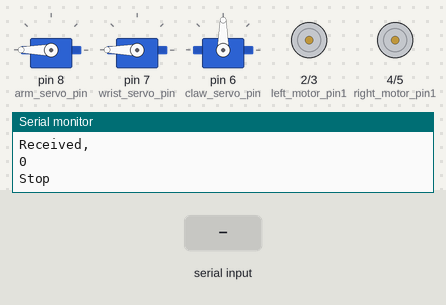
A sketch run on a simulated Arduino Uno, built with avr-gcc and run on an emulated ATmega328P. Parts: 3 × servo, motor-driver pin pairs drawn as motors (green arrow = first pin HIGH = forward, orange = second pin HIGH = backward, longer = more drive), the last lines printed to the serial monitor. The inputs (shaded band) are chosen by the test bench.

Above: at 3.2 s.
3.3 s: "1\n" received over Serial
At 3.7 s:
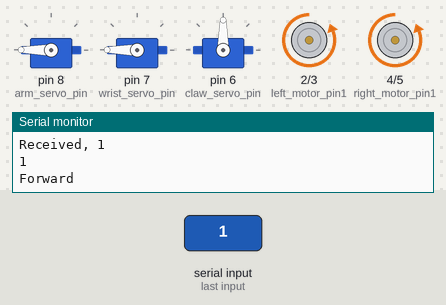
5.8 s: "2\n" received over Serial
At 6.6 s:
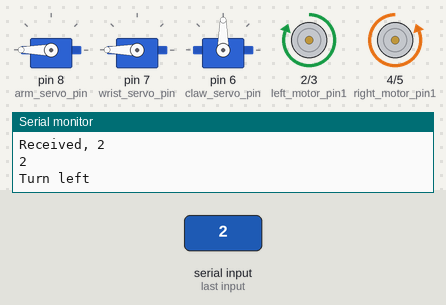
8.3 s: "3\n" received over Serial
At 8.7 s:
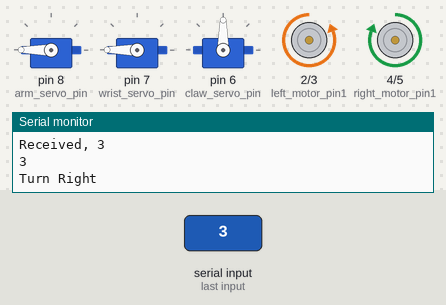
10.8 s: "4\n" received over Serial
At 11.6 s:
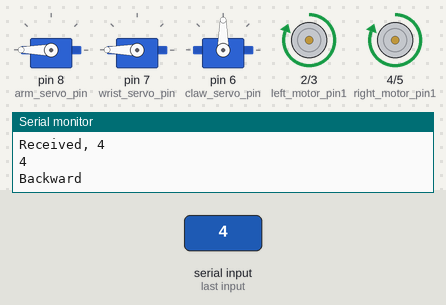
Timing chart, 0 to 13.8 s (numbered marks = the images above; inputs shaded):
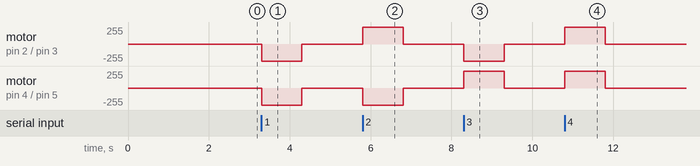

The sketch:

robot_code.ino
```cpp
/* Search and Rescue Robot Arduino code
 *
 *  commands,
 *  1 forward, 2 left, 3 right, 4 backward
 *
 *  author: ashraf minhaj
 *  mail  : ashraf_minhaj@yahoo.com
*/

#include<Servo.h>

// declare motor control pins
int left_motor_pin1  = 2;
int left_motor_pin2  = 3;
int right_motor_pin1 = 4;
int right_motor_pin2 = 5;

int arm_servo_pin   = 8;
int wrist_servo_pin = 7;
int claw_servo_pin  = 6;

String data;

Servo arm_servo;
Servo wrist_servo;
Servo claw_servo;

void setup() {
  // put your setup code here, to run once:
  pinMode(left_motor_pin1, OUTPUT);
  pinMode(left_motor_pin2, OUTPUT);

  pinMode(right_motor_pin1, OUTPUT);
  pinMode(right_motor_pin2, OUTPUT);

  arm_servo.attach(arm_servo_pin);
  wrist_servo.attach(wrist_servo_pin);
  claw_servo.attach(claw_servo_pin);

  Serial.begin(9600);
  delay(2000);

  // defalut pos of all servos
  arm_servo.write(180);
  wrist_servo.write(180);
}

void backward() {
  digitalWrite(left_motor_pin1, HIGH);
  digitalWrite(left_motor_pin2, LOW);

  digitalWrite(right_motor_pin1, HIGH);
  digitalWrite(right_motor_pin2, LOW);
}

void forward() {
  digitalWrite(left_motor_pin1, LOW);
  digitalWrite(left_motor_pin2, HIGH);

  digitalWrite(right_motor_pin1, LOW);
  digitalWrite(right_motor_pin2, HIGH);
}

void turn_left() {
  digitalWrite(left_motor_pin1, HIGH);
  digitalWrite(left_motor_pin2, LOW);

  digitalWrite(right_motor_pin1, LOW);
  digitalWrite(right_motor_pin2, HIGH);
}

void turn_right() {
  digitalWrite(left_motor_pin1, LOW);
  digitalWrite(left_motor_pin2, HIGH);

  digitalWrite(right_motor_pin1, HIGH);
  digitalWrite(right_motor_pin2, LOW);
}

void move_right(){
  digitalWrite(left_motor_pin1, LOW);
  digitalWrite(left_motor_pin2, HIGH);

  digitalWrite(right_motor_pin1, HIGH);
  digitalWrite(right_motor_pin2, LOW);
}

void stop(){
  digitalWrite(left_motor_pin1, LOW);
  digitalWrite(left_motor_pin2, LOW);

  digitalWrite(right_motor_pin1, LOW);
  digitalWrite(right_motor_pin2, LOW);
}

void loop() {
  // put your main code here, to run repeatedly:
  int command_code;
  //  if(Serial.available()){}
    data = Serial.readStringUntil('\n');
    Serial.println("Received, " + data);
    command_code = data.toInt();
    Serial.println(command_code);

    if (command_code == 0){
      Serial.println("Stop");
      stop();
    }

    if (command_code == 1){
      Serial.println("Forward");
      forward();
    }

    if (command_code == 2){
      Serial.println("Turn left");
      turn_left();
    }

    if (command_code == 3){
      Serial.println("Turn Right");
      turn_right();
    }

    if (command_code == 4){
      Serial.println("Backward");
      backward();
    }

    if ((command_code >= 10) && (command_code <= 18)){
      int pos = map(command_code, 10, 18, 0, 180);
      arm_servo.write(pos);
      delay(100);
    }

	if ((command_code >= 20) && (command_code <= 28)){
      int pos = map(command_code, 20, 28, 0, 180);
      wrist_servo.write(pos);
      delay(100);
    }

    command_code = 0;
}
```

Measured:
- after the input at 3.3 s, motor on pin 2 (left_motor_pin1) / pin 3 (left_motor_pin2), motor on pin 4 (right_motor_pin1) / pin 5 (right_motor_pin2): stopped → backward 255/255 at once, → stopped 1.0 s later
- after the input at 5.8 s, motor on pin 2 (left_motor_pin1) / pin 3 (left_motor_pin2): stopped → forward 255/255 at once, → stopped 1.0 s later; motor on pin 4 (right_motor_pin1) / pin 5 (right_motor_pin2): stopped → backward 255/255 at once, → stopped 1.0 s later
- after the input at 8.3 s, motor on pin 2 (left_motor_pin1) / pin 3 (left_motor_pin2): stopped → backward 255/255 at once, → stopped 1.0 s later; motor on pin 4 (right_motor_pin1) / pin 5 (right_motor_pin2): stopped → forward 255/255 at once, → stopped 1.0 s later
- after the input at 10.8 s, motor on pin 2 (left_motor_pin1) / pin 3 (left_motor_pin2), motor on pin 4 (right_motor_pin1) / pin 5 (right_motor_pin2): stopped → forward 255/255 at once, → stopped 1.0 s later
